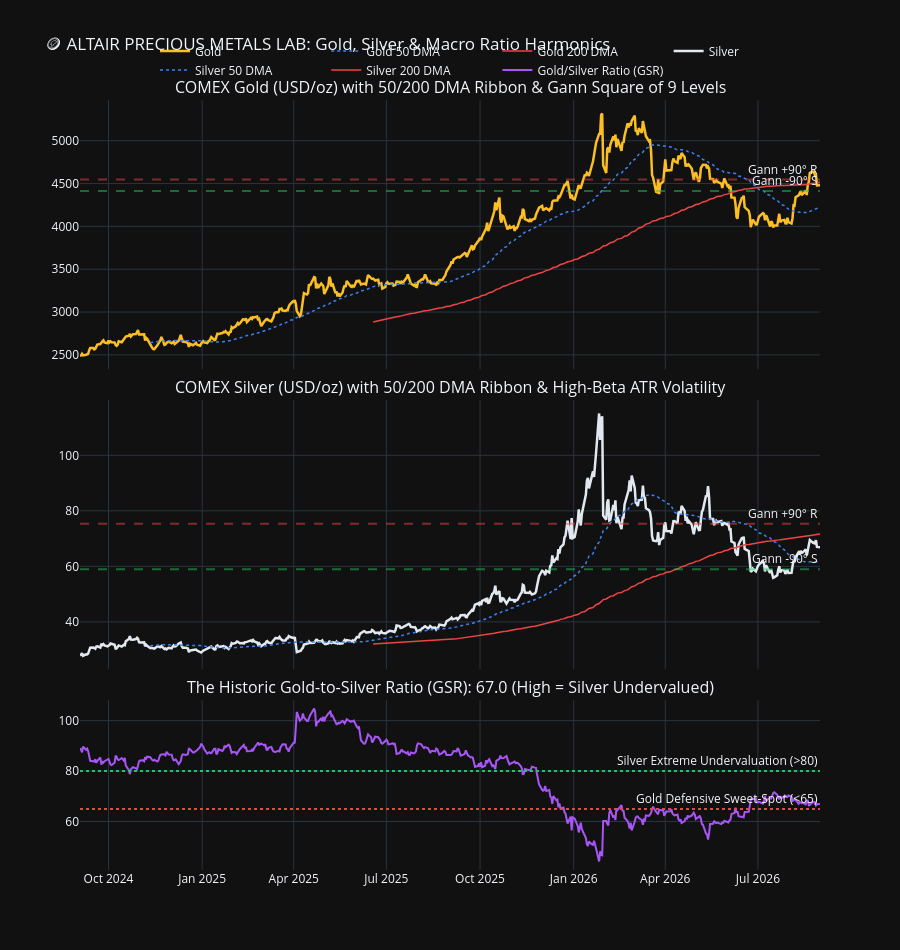

Notebook code for this chart:
### Markdown cell above
# 🪙 SECTION 10: PRECIOUS METALS QUANT LAB (GOLD & SILVER)
A dedicated quantitative research section engineered exclusively for **Gold and Silver**.

### 🎯 The Commodity Evaluation Model:
1. **Macro Valuation (Gold-to-Silver Ratio - GSR)**: Measures relative valuation between Gold and Silver. When GSR $> 80$, Silver is historically undervalued and primed for high-beta catch-up rallies.
2. **Trend & Moving Average Ribbons (20, 50, 200 DMA)**: Identifies institutional accumulation and multi-month bull regimes.
3. **Wilder's RSI(14)**: Detects momentum exhaustion, overbought cooling, and oversold rebound zones.
4. **W.D. Gann Geometric Square of 9**: Calculates mathematical harmonic resistance ceilings and support floors for both Gold and Silver.
5. **Dynamic Volatility Brackets (ATR)**: Tailored targets and risk stops accounting for Silver's $2\times-3\times$ higher volatility beta.

### Code cell
import yfinance as yf
import pandas as pd
import numpy as np
import math
import plotly.graph_objects as go
from plotly.subplots import make_subplots

print("[*] Downloading 2-year daily history for Precious Metals & Currency...")

# Ingest Global Futures & Indian ETFs
metal_tickers = ["GC=F", "SI=F", "GOLDBEES.NS", "SILVERBEES.NS", "DX-Y.NYB"]
raw_metals = yf.download(metal_tickers, period="2y", interval="1d", progress=False)

if isinstance(raw_metals.columns, pd.MultiIndex):
    closes = raw_metals['Close']
    highs = raw_metals['High']
    lows = raw_metals['Low']
else:
    closes = raw_metals

# Clean up dataframes
df_gold = pd.DataFrame({
    'Close': closes['GC=F'].dropna(),
    'High': highs['GC=F'].dropna(),
    'Low': lows['GC=F'].dropna()
}).dropna()

df_silver = pd.DataFrame({
    'Close': closes['SI=F'].dropna(),
    'High': highs['SI=F'].dropna(),
    'Low': lows['SI=F'].dropna()
}).dropna()

# 1. Calculate Gold-to-Silver Ratio (GSR)
aligned_closes = pd.concat([df_gold['Close'], df_silver['Close']], axis=1, join='inner')
aligned_closes.columns = ['Gold', 'Silver']
aligned_closes['GSR'] = aligned_closes['Gold'] / aligned_closes['Silver']
aligned_closes['GSR_MA20'] = aligned_closes['GSR'].rolling(20).mean()
aligned_closes['GSR_MA50'] = aligned_closes['GSR'].rolling(50).mean()

# 2. Calculate Indicators for Gold
for df, name in [(df_gold, 'Gold'), (df_silver, 'Silver')]:
    df['MA_20'] = df['Close'].rolling(20).mean()
    df['MA_50'] = df['Close'].rolling(50).mean()
    df['MA_200'] = df['Close'].rolling(200).mean()
    
    # RSI(14)
    delta = df['Close'].diff()
    gain = delta.clip(lower=0)
    loss = -delta.clip(upper=0)
    avg_gain = gain.ewm(alpha=1/14, min_periods=14, adjust=False).mean()
    avg_loss = loss.ewm(alpha=1/14, min_periods=14, adjust=False).mean()
    rs = avg_gain / avg_loss.replace(0, np.nan)
    df['RSI'] = 100 - (100 / (1 + rs))
    
    # ATR(14)
    tr = pd.concat([
        df['High'] - df['Low'],
        (df['High'] - df['Close'].shift()).abs(),
        (df['Low'] - df['Close'].shift()).abs()
    ], axis=1).max(axis=1)
    df['ATR'] = tr.rolling(14).mean()

# 3. Compute Gann Square of 9 Levels
def get_gann_sq9_levels(price):
    sqrt_p = math.sqrt(price)
    return {
        'R_180': round((sqrt_p + 1.0) ** 2, 2),
        'R_90': round((sqrt_p + 0.5) ** 2, 2),
        'R_45': round((sqrt_p + 0.25) ** 2, 2),
        'S_45': round((sqrt_p - 0.25) ** 2, 2),
        'S_90': round((sqrt_p - 0.5) ** 2, 2),
        'S_180': round((sqrt_p - 1.0) ** 2, 2)
    }

gold_cmp = float(df_gold['Close'].iloc[-1])
silver_cmp = float(df_silver['Close'].iloc[-1])
current_gsr = float(aligned_closes['GSR'].iloc[-1])

gold_sq9 = get_gann_sq9_levels(gold_cmp)
silver_sq9 = get_gann_sq9_levels(silver_cmp)

# 4. Precious Metals Swing Scorecard & Action Table
metals_summary = [
    {
        'Asset': 'COMEX Gold (USD/oz)',
        'Symbol': 'GC=F',
        'CMP': f"${gold_cmp:.2f}",
        'Trend_Regime': 'BULLISH' if gold_cmp > df_gold['MA_50'].iloc[-1] else 'CORRECTION',
        'RSI_14': round(float(df_gold['RSI'].iloc[-1]), 1),
        'Gann_Next_Resist (+90°)': f"${gold_sq9['R_90']}",
        'Gann_Key_Floor (-90°)': f"${gold_sq9['S_90']}",
        'Target_Price (2.5x ATR)': round(gold_cmp + (2.5 * float(df_gold['ATR'].iloc[-1])), 2),
        'Stop_Loss (1.5x ATR)': round(gold_cmp - (1.5 * float(df_gold['ATR'].iloc[-1])), 2),
        'Action': 'BUY ON DIP' if df_gold['RSI'].iloc[-1] < 55 else 'HOLD / EXTENDED'
    },
    {
        'Asset': 'COMEX Silver (USD/oz)',
        'Symbol': 'SI=F',
        'CMP': f"${silver_cmp:.2f}",
        'Trend_Regime': 'BULLISH' if silver_cmp > df_silver['MA_50'].iloc[-1] else 'CORRECTION',
        'RSI_14': round(float(df_silver['RSI'].iloc[-1]), 1),
        'Gann_Next_Resist (+90°)': f"${silver_sq9['R_90']}",
        'Gann_Key_Floor (-90°)': f"${silver_sq9['S_90']}",
        'Target_Price (2.5x ATR)': round(silver_cmp + (2.5 * float(df_silver['ATR'].iloc[-1])), 2),
        'Stop_Loss (1.5x ATR)': round(silver_cmp - (1.5 * float(df_silver['ATR'].iloc[-1])), 2),
        'Action': 'STRONG BUY (High Beta)' if current_gsr > 75 else 'BUY ON DIP'
    }
]

df_metals_scorecard = pd.DataFrame(metals_summary)

print("========================================================================================")
print(f"🪙 PRECIOUS METALS QUANT DASHBOARD | Current Gold-to-Silver Ratio: {current_gsr:.2f}")
print("========================================================================================")
display(df_metals_scorecard[['Asset', 'CMP', 'Trend_Regime', 'RSI_14', 'Gann_Key_Floor (-90°)', 'Gann_Next_Resist (+90°)', 'Target_Price (2.5x ATR)', 'Stop_Loss (1.5x ATR)', 'Action']])

# 5. Build 3-Panel Visual Precious Metals Chart in Plotly
fig_metals = make_subplots(
    rows=3, cols=1,
    shared_xaxes=True,
    vertical_spacing=0.04,
    row_heights=[0.38, 0.38, 0.24],
    subplot_titles=(
        "COMEX Gold (USD/oz) with 50/200 DMA Ribbon & Gann Square of 9 Levels",
        "COMEX Silver (USD/oz) with 50/200 DMA Ribbon & High-Beta ATR Volatility",
        f"The Historic Gold-to-Silver Ratio (GSR): {current_gsr:.1f} (High = Silver Undervalued)"
    )
)

# Panel 1: Gold Price
fig_metals.add_trace(go.Scatter(
    x=df_gold.index, y=df_gold['Close'],
    mode='lines', line=dict(color='#fbbf24', width=2.5), name="Gold"
), row=1, col=1)
fig_metals.add_trace(go.Scatter(
    x=df_gold.index, y=df_gold['MA_50'],
    mode='lines', line=dict(color='#3b82f6', width=1.5, dash='dot'), name="Gold 50 DMA"
), row=1, col=1)
fig_metals.add_trace(go.Scatter(
    x=df_gold.index, y=df_gold['MA_200'],
    mode='lines', line=dict(color='#ef4444', width=1.5), name="Gold 200 DMA"
), row=1, col=1)

# Add Gann Square of 9 levels on Gold
fig_metals.add_hline(y=gold_sq9['R_90'], line_dash="dash", line_color="rgba(239, 68, 68, 0.5)", annotation_text="Gann +90° R", row=1, col=1)
fig_metals.add_hline(y=gold_sq9['S_90'], line_dash="dash", line_color="rgba(34, 197, 94, 0.5)", annotation_text="Gann -90° S", row=1, col=1)

# Panel 2: Silver Price
fig_metals.add_trace(go.Scatter(
    x=df_silver.index, y=df_silver['Close'],
    mode='lines', line=dict(color='#e2e8f0', width=2.5), name="Silver"
), row=2, col=1)
fig_metals.add_trace(go.Scatter(
    x=df_silver.index, y=df_silver['MA_50'],
    mode='lines', line=dict(color='#3b82f6', width=1.5, dash='dot'), name="Silver 50 DMA"
), row=2, col=1)
fig_metals.add_trace(go.Scatter(
    x=df_silver.index, y=df_silver['MA_200'],
    mode='lines', line=dict(color='#ef4444', width=1.5), name="Silver 200 DMA"
), row=2, col=1)

# Add Gann Square of 9 levels on Silver
fig_metals.add_hline(y=silver_sq9['R_90'], line_dash="dash", line_color="rgba(239, 68, 68, 0.5)", annotation_text="Gann +90° R", row=2, col=1)
fig_metals.add_hline(y=silver_sq9['S_90'], line_dash="dash", line_color="rgba(34, 197, 94, 0.5)", annotation_text="Gann -90° S", row=2, col=1)

# Panel 3: Gold-to-Silver Ratio (GSR)
fig_metals.add_trace(go.Scatter(
    x=aligned_closes.index, y=aligned_closes['GSR'],
    mode='lines', line=dict(color='#a855f7', width=2), name="Gold/Silver Ratio (GSR)"
), row=3, col=1)
fig_metals.add_hline(y=80, line_dash="dot", line_color="#22c55e", annotation_text="Silver Extreme Undervaluation (>80)", row=3, col=1)
fig_metals.add_hline(y=65, line_dash="dot", line_color="#ef4444", annotation_text="Gold Defensive Sweet-Spot (<65)", row=3, col=1)

fig_metals.update_layout(
    title="🪙 ALTAIR PRECIOUS METALS LAB: Gold, Silver & Macro Ratio Harmonics",
    xaxis_rangeslider_visible=False,
    height=950,
    template="plotly_dark",
    legend=dict(orientation="h", yanchor="bottom", y=1.02, xanchor="center", x=0.5)
)
fig_metals.show()

### Figure 1 — Plotly figure (JSON) as saved in the notebook; plotly's stock layout.template omitted (floating-point values rounded to 4 significant figures; data arrays with more than 128 entries replaced by an {"elided": "..."} marker saying what was removed)
{"data": [{"line": {"color": "#fbbf24", "width": 2.5}, "mode": "lines", "name": "Gold", "type": "scatter", "x": {"elided": "502 str values"}, "xaxis": "x", "y": {"elided": "502 float values"}, "yaxis": "y"}, {"line": {"color": "#3b82f6", "dash": "dot", "width": 1.5}, "mode": "lines", "name": "Gold 50 DMA", "type": "scatter", "x": {"elided": "502 str values"}, "xaxis": "x", "y": {"elided": "502 float values"}, "yaxis": "y"}, {"line": {"color": "#ef4444", "width": 1.5}, "mode": "lines", "name": "Gold 200 DMA", "type": "scatter", "x": {"elided": "502 str values"}, "xaxis": "x", "y": {"elided": "502 float values"}, "yaxis": "y"}, {"line": {"color": "#e2e8f0", "width": 2.5}, "mode": "lines", "name": "Silver", "type": "scatter", "x": {"elided": "502 str values"}, "xaxis": "x2", "y": {"elided": "502 float values"}, "yaxis": "y2"}, {"line": {"color": "#3b82f6", "dash": "dot", "width": 1.5}, "mode": "lines", "name": "Silver 50 DMA", "type": "scatter", "x": {"elided": "502 str values"}, "xaxis": "x2", "y": {"elided": "502 float values"}, "yaxis": "y2"}, {"line": {"color": "#ef4444", "width": 1.5}, "mode": "lines", "name": "Silver 200 DMA", "type": "scatter", "x": {"elided": "502 str values"}, "xaxis": "x2", "y": {"elided": "502 float values"}, "yaxis": "y2"}, {"line": {"color": "#a855f7", "width": 2}, "mode": "lines", "name": "Gold/Silver Ratio (GSR)", "type": "scatter", "x": {"elided": "502 str values"}, "xaxis": "x3", "y": {"elided": "502 float values"}, "yaxis": "y3"}], "layout": {"annotations": [{"font": {"size": 16}, "showarrow": false, "text": "COMEX Gold (USD/oz) with 50/200 DMA Ribbon & Gann Square of 9 Levels", "x": 0.5, "xanchor": "center", "xref": "paper", "y": 1.0, "yanchor": "bottom", "yref": "paper"}, {"font": {"size": 16}, "showarrow": false, "text": "COMEX Silver (USD/oz) with 50/200 DMA Ribbon & High-Beta ATR Volatility", "x": 0.5, "xanchor": "center", "xref": "paper", "y": 0.6104, "yanchor": "bottom", "yref": "paper"}, {"font": {"size": 16}, "showarrow": false, "text": "The Historic Gold-to-Silver Ratio (GSR): 67.0 (High = Silver Undervalued)", "x": 0.5, "xanchor": "center", "xref": "paper", "y": 0.2208, "yanchor": "bottom", "yref": "paper"}, {"showarrow": false, "text": "Gann +90° R", "x": 1, "xanchor": "right", "xref": "x domain", "y": 4547.0, "yanchor": "bottom", "yref": "y"}, {"showarrow": false, "text": "Gann -90° S", "x": 1, "xanchor": "right", "xref": "x domain", "y": 4413.0, "yanchor": "bottom", "yref": "y"}, {"showarrow": false, "text": "Gann +90° R", "x": 1, "xanchor": "right", "xref": "x2 domain", "y": 75.32, "yanchor": "bottom", "yref": "y2"}, {"showarrow": false, "text": "Gann -90° S", "x": 1, "xanchor": "right", "xref": "x2 domain", "y": 58.96, "yanchor": "bottom", "yref": "y2"}, {"showarrow": false, "text": "Silver Extreme Undervaluation (>80)", "x": 1, "xanchor": "right", "xref": "x3 domain", "y": 80, "yanchor": "bottom", "yref": "y3"}, {"showarrow": false, "text": "Gold Defensive Sweet-Spot (<65)", "x": 1, "xanchor": "right", "xref": "x3 domain", "y": 65, "yanchor": "bottom", "yref": "y3"}], "height": 950, "legend": {"orientation": "h", "x": 0.5, "xanchor": "center", "y": 1.02, "yanchor": "bottom"}, "shapes": [{"line": {"color": "rgba(239, 68, 68, 0.5)", "dash": "dash"}, "type": "line", "x0": 0, "x1": 1, "xref": "x domain", "y0": 4547.0, "y1": 4547.0, "yref": "y"}, {"line": {"color": "rgba(34, 197, 94, 0.5)", "dash": "dash"}, "type": "line", "x0": 0, "x1": 1, "xref": "x domain", "y0": 4413.0, "y1": 4413.0, "yref": "y"}, {"line": {"color": "rgba(239, 68, 68, 0.5)", "dash": "dash"}, "type": "line", "x0": 0, "x1": 1, "xref": "x2 domain", "y0": 75.32, "y1": 75.32, "yref": "y2"}, {"line": {"color": "rgba(34, 197, 94, 0.5)", "dash": "dash"}, "type": "line", "x0": 0, "x1": 1, "xref": "x2 domain", "y0": 58.96, "y1": 58.96, "yref": "y2"}, {"line": {"color": "#22c55e", "dash": "dot"}, "type": "line", "x0": 0, "x1": 1, "xref": "x3 domain", "y0": 80, "y1": 80, "yref": "y3"}, {"line": {"color": "#ef4444", "dash": "dot"}, "type": "line", "x0": 0, "x1": 1, "xref": "x3 domain", "y0": 65, "y1": 65, "yref": "y3"}], "title": {"text": "🪙 ALTAIR PRECIOUS METALS LAB: Gold, Silver & Macro Ratio Harmonics"}, "xaxis": {"anchor": "y", "domain": [0.0, 1.0], "matches": "x3", "rangeslider": {"visible": false}, "showticklabels": false}, "xaxis2": {"anchor": "y2", "domain": [0.0, 1.0], "matches": "x3", "showticklabels": false}, "xaxis3": {"anchor": "y3", "domain": [0.0, 1.0]}, "yaxis": {"anchor": "x", "domain": [0.6504, 1.0]}, "yaxis2": {"anchor": "x2", "domain": [0.2608, 0.6104]}, "yaxis3": {"anchor": "x3", "domain": [0.0, 0.2208]}}}
